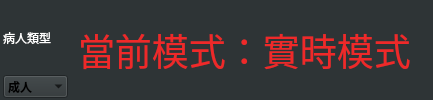
    <widget class="QWidget" name="topWdt" native="true">
     <property name="minimumSize">
      <size>
       <width>0</width>
       <height>50</height>
      </size>
     </property>
     <property name="styleSheet">
      <string notr="true">background-color: rgb(46, 52, 54);</string>
     </property>
     <layout class="QHBoxLayout" name="horizontalLayout" stretch="8,1">
      <property name="spacing">
       <number>1</number>
      </property>
      <property name="leftMargin">
       <number>1</number>
      </property>
      <property name="topMargin">
       <number>1</number>
      </property>
      <property name="rightMargin">
       <number>1</number>
      </property>
      <property name="bottomMargin">
       <number>1</number>
      </property>
      <item>
       <widget class="QWidget" name="widget" native="true">
        <layout class="QHBoxLayout" name="horizontalLayout_3" stretch="1,5">
         <property name="spacing">
          <number>0</number>
         </property>
         <property name="leftMargin">
          <number>0</number>
         </property>
         <property name="topMargin">
          <number>0</number>
         </property>
         <property name="rightMargin">
          <number>0</number>
         </property>
         <property name="bottomMargin">
          <number>0</number>
         </property>
         <item>
          <widget class="QWidget" name="widget_2" native="true">
           <layout class="QVBoxLayout" name="verticalLayout_3" stretch="1,1">
            <property name="spacing">
             <number>1</number>
            </property>
            <property name="leftMargin">
             <number>2</number>
            </property>
            <property name="topMargin">
             <number>1</number>
            </property>
            <property name="rightMargin">
             <number>1</number>
            </property>
            <property name="bottomMargin">
             <number>1</number>
            </property>
            <item alignment="Qt::AlignLeft|Qt::AlignVCenter">
             <widget class="QLabel" name="label">
              <property name="maximumSize">
               <size>
                <width>200</width>
                <height>16777215</height>
               </size>
              </property>
              <property name="palette">
               <palette>
                <active>
                 <colorrole role="WindowText">
                  <brush brushstyle="SolidPattern">
                   <color alpha="255">
                    <red>255</red>
                    <green>255</green>
                    <blue>255</blue>
                   </color>
                  </brush>
                 </colorrole>
                 <colorrole role="Button">
                  <brush brushstyle="SolidPattern">
                   <color alpha="255">
                    <red>46</red>
                    <green>52</green>
                    <blue>54</blue>
                   </color>
                  </brush>
                 </colorrole>
                 <colorrole role="Base">
                  <brush brushstyle="SolidPattern">
                   <color alpha="255">
                    <red>46</red>
                    <green>52</green>
                    <blue>54</blue>
                   </color>
                  </brush>
                 </colorrole>
                 <colorrole role="Window">
                  <brush brushstyle="SolidPattern">
                   <color alpha="255">
                    <red>46</red>
                    <green>52</green>
                    <blue>54</blue>
                   </color>
                  </brush>
                 </colorrole>
                </active>
                <inactive>
                 <colorrole role="WindowText">
                  <brush brushstyle="SolidPattern">
                   <color alpha="255">
                    <red>255</red>
                    <green>255</green>
                    <blue>255</blue>
                   </color>
                  </brush>
                 </colorrole>
                 <colorrole role="Button">
                  <brush brushstyle="SolidPattern">
                   <color alpha="255">
                    <red>46</red>
                    <green>52</green>
                    <blue>54</blue>
                   </color>
                  </brush>
                 </colorrole>
                 <colorrole role="Base">
                  <brush brushstyle="SolidPattern">
                   <color alpha="255">
                    <red>46</red>
                    <green>52</green>
                    <blue>54</blue>
                   </color>
                  </brush>
                 </colorrole>
                 <colorrole role="Window">
                  <brush brushstyle="SolidPattern">
                   <color alpha="255">
                    <red>46</red>
                    <green>52</green>
                    <blue>54</blue>
                   </color>
                  </brush>
                 </colorrole>
                </inactive>
                <disabled>
                 <colorrole role="WindowText">
                  <brush brushstyle="SolidPattern">
                   <color alpha="255">
                    <red>190</red>
                    <green>190</green>
                    <blue>190</blue>
                   </color>
                  </brush>
                 </colorrole>
                 <colorrole role="Button">
                  <brush brushstyle="SolidPattern">
                   <color alpha="255">
                    <red>46</red>
                    <green>52</green>
                    <blue>54</blue>
                   </color>
                  </brush>
                 </colorrole>
                 <colorrole role="Base">
                  <brush brushstyle="SolidPattern">
                   <color alpha="255">
                    <red>46</red>
                    <green>52</green>
                    <blue>54</blue>
                   </color>
                  </brush>
                 </colorrole>
                 <colorrole role="Window">
                  <brush brushstyle="SolidPattern">
                   <color alpha="255">
                    <red>46</red>
                    <green>52</green>
                    <blue>54</blue>
                   </color>
                  </brush>
                 </colorrole>
                </disabled>
               </palette>
              </property>
              <property name="text">
               <string>病人類型</string>
              </property>
             </widget>
            </item>
            <item>
             <widget class="QComboBox" name="comboBox">
              <property name="maximumSize">
               <size>
                <width>200</width>
                <height>16777215</height>
               </size>
              </property>
              <property name="palette">
               <palette>
                <active>
                 <colorrole role="WindowText">
                  <brush brushstyle="SolidPattern">
                   <color alpha="255">
                    <red>255</red>
                    <green>255</green>
                    <blue>255</blue>
                   </color>
                  </brush>
                 </colorrole>
                 <colorrole role="Button">
                  <brush brushstyle="SolidPattern">
                   <color alpha="255">
                    <red>46</red>
                    <green>52</green>
                    <blue>54</blue>
                   </color>
                  </brush>
                 </colorrole>
                 <colorrole role="Text">
                  <brush brushstyle="SolidPattern">
                   <color alpha="255">
                    <red>255</red>
                    <green>255</green>
                    <blue>255</blue>
                   </color>
                  </brush>
                 </colorrole>
                 <colorrole role="Base">
                  <brush brushstyle="SolidPattern">
                   <color alpha="255">
                    <red>46</red>
                    <green>52</green>
                    <blue>54</blue>
                   </color>
                  </brush>
                 </colorrole>
                 <colorrole role="Window">
                  <brush brushstyle="SolidPattern">
                   <color alpha="255">
                    <red>46</red>
                    <green>52</green>
                    <blue>54</blue>
                   </color>
                  </brush>
                 </colorrole>
                </active>
                <inactive>
                 <colorrole role="WindowText">
                  <brush brushstyle="SolidPattern">
                   <color alpha="255">
                    <red>255</red>
                    <green>255</green>
                    <blue>255</blue>
                   </color>
                  </brush>
                 </colorrole>
                 <colorrole role="Button">
                  <brush brushstyle="SolidPattern">
                   <color alpha="255">
                    <red>46</red>
                    <green>52</green>
                    <blue>54</blue>
                   </color>
                  </brush>
                 </colorrole>
                 <colorrole role="Text">
                  <brush brushstyle="SolidPattern">
                   <color alpha="255">
                    <red>255</red>
                    <green>255</green>
                    <blue>255</blue>
                   </color>
                  </brush>
                 </colorrole>
                 <colorrole role="Base">
                  <brush brushstyle="SolidPattern">
                   <color alpha="255">
                    <red>46</red>
                    <green>52</green>
                    <blue>54</blue>
                   </color>
                  </brush>
                 </colorrole>
                 <colorrole role="Window">
                  <brush brushstyle="SolidPattern">
                   <color alpha="255">
                    <red>46</red>
                    <green>52</green>
                    <blue>54</blue>
                   </color>
                  </brush>
                 </colorrole>
                </inactive>
                <disabled>
                 <colorrole role="WindowText">
                  <brush brushstyle="SolidPattern">
                   <color alpha="255">
                    <red>120</red>
                    <green>120</green>
                    <blue>120</blue>
                   </color>
                  </brush>
                 </colorrole>
                 <colorrole role="Button">
                  <brush brushstyle="SolidPattern">
                   <color alpha="255">
                    <red>46</red>
                    <green>52</green>
                    <blue>54</blue>
                   </color>
                  </brush>
                 </colorrole>
                 <colorrole role="Text">
                  <brush brushstyle="SolidPattern">
                   <color alpha="255">
                    <red>120</red>
                    <green>120</green>
                    <blue>120</blue>
                   </color>
                  </brush>
                 </colorrole>
                 <colorrole role="Base">
                  <brush brushstyle="SolidPattern">
                   <color alpha="255">
                    <red>46</red>
                    <green>52</green>
                    <blue>54</blue>
                   </color>
                  </brush>
                 </colorrole>
                 <colorrole role="Window">
                  <brush brushstyle="SolidPattern">
                   <color alpha="255">
                    <red>46</red>
                    <green>52</green>
                    <blue>54</blue>
                   </color>
                  </brush>
                 </colorrole>
                </disabled>
               </palette>
              </property>
              <property name="font">
               <font>
                <family>Ubuntu Condensed</family>
                <weight>75</weight>
                <bold>true</bold>
               </font>
              </property>
              <property name="styleSheet">
               <string notr="true"/>
              </property>
              <property name="frame">
               <bool>false</bool>
              </property>
              <item>
               <property name="text">
                <string>成人</string>
               </property>
              </item>
              <item>
               <property name="text">
                <string>小兒</string>
               </property>
              </item>
              <item>
               <property name="text">
                <string>新生兒</string>
               </property>
              </item>
             </widget>
            </item>
           </layout>
          </widget>
         </item>
         <item>
          <widget class="LTopStatusBarWidget" name="widget_3" native="true">
           <layout class="QHBoxLayout" name="horizontalLayout_9">
            <item alignment="Qt::AlignHCenter">
             <widget class="QLabel" name="modeLabel">
              <property name="palette">
               <palette>
                <active>
                 <colorrole role="WindowText">
                  <brush brushstyle="SolidPattern">
                   <color alpha="255">
                    <red>239</red>
                    <green>41</green>
                    <blue>41</blue>
                   </color>
                  </brush>
                 </colorrole>
                 <colorrole role="Button">
                  <brush brushstyle="SolidPattern">
                   <color alpha="255">
                    <red>46</red>
                    <green>52</green>
                    <blue>54</blue>
                   </color>
                  </brush>
                 </colorrole>
                 <colorrole role="Text">
                  <brush brushstyle="SolidPattern">
                   <color alpha="255">
                    <red>239</red>
                    <green>41</green>
                    <blue>41</blue>
                   </color>
                  </brush>
                 </colorrole>
                 <colorrole role="Base">
                  <brush brushstyle="SolidPattern">
                   <color alpha="255">
                    <red>46</red>
                    <green>52</green>
                    <blue>54</blue>
                   </color>
                  </brush>
                 </colorrole>
                 <colorrole role="Window">
                  <brush brushstyle="SolidPattern">
                   <color alpha="255">
                    <red>46</red>
                    <green>52</green>
                    <blue>54</blue>
                   </color>
                  </brush>
                 </colorrole>
                </active>
                <inactive>
                 <colorrole role="WindowText">
                  <brush brushstyle="SolidPattern">
                   <color alpha="255">
                    <red>239</red>
                    <green>41</green>
                    <blue>41</blue>
                   </color>
                  </brush>
                 </colorrole>
                 <colorrole role="Button">
                  <brush brushstyle="SolidPattern">
                   <color alpha="255">
                    <red>46</red>
                    <green>52</green>
                    <blue>54</blue>
                   </color>
                  </brush>
                 </colorrole>
                 <colorrole role="Text">
                  <brush brushstyle="SolidPattern">
                   <color alpha="255">
                    <red>239</red>
                    <green>41</green>
                    <blue>41</blue>
                   </color>
                  </brush>
                 </colorrole>
                 <colorrole role="Base">
                  <brush brushstyle="SolidPattern">
                   <color alpha="255">
                    <red>46</red>
                    <green>52</green>
                    <blue>54</blue>
                   </color>
                  </brush>
                 </colorrole>
                 <colorrole role="Window">
                  <brush brushstyle="SolidPattern">
                   <color alpha="255">
                    <red>46</red>
                    <green>52</green>
                    <blue>54</blue>
                   </color>
                  </brush>
                 </colorrole>
                </inactive>
                <disabled>
                 <colorrole role="WindowText">
                  <brush brushstyle="SolidPattern">
                   <color alpha="255">
                    <red>190</red>
                    <green>190</green>
                    <blue>190</blue>
                   </color>
                  </brush>
                 </colorrole>
                 <colorrole role="Button">
                  <brush brushstyle="SolidPattern">
                   <color alpha="255">
                    <red>46</red>
                    <green>52</green>
                    <blue>54</blue>
                   </color>
                  </brush>
                 </colorrole>
                 <colorrole role="Text">
                  <brush brushstyle="SolidPattern">
                   <color alpha="255">
                    <red>190</red>
                    <green>190</green>
                    <blue>190</blue>
                   </color>
                  </brush>
                 </colorrole>
                 <colorrole role="Base">
                  <brush brushstyle="SolidPattern">
                   <color alpha="255">
                    <red>46</red>
                    <green>52</green>
                    <blue>54</blue>
                   </color>
                  </brush>
                 </colorrole>
                 <colorrole role="Window">
                  <brush brushstyle="SolidPattern">
                   <color alpha="255">
                    <red>46</red>
                    <green>52</green>
                    <blue>54</blue>
                   </color>
                  </brush>
                 </colorrole>
                </disabled>
               </palette>
              </property>
              <property name="font">
               <font>
                <pointsize>28</pointsize>
               </font>
              </property>
              <property name="text">
               <string>當前模式：實時模式</string>
              </property>
             </widget>
            </item>
           </layout>
          </widget>
         </item>
        </layout>
       </widget>
      </item>
      <item>
       <widget class="QWidget" name="controlwidget" native="true">
        <layout class="QVBoxLayout" name="verticalLayout_2" stretch="1,1">
         <property name="spacing">
          <number>1</number>
         </property>
         <property name="leftMargin">
          <number>1</number>
         </property>
         <property name="topMargin">
          <number>1</number>
         </property>
         <property name="rightMargin">
          <number>1</number>
         </property>
         <property name="bottomMargin">
          <number>1</number>
         </property>
         <item>
          <widget class="LBattery" name="batteryWdt" native="true"/>
         </item>
         <item>
          <widget class="QWidget" name="timeWdt" native="true">
           <layout class="QHBoxLayout" name="horizontalLayout_2">
            <property name="spacing">
             <number>1</number>
            </property>
            <property name="leftMargin">
             <number>1</number>
            </property>
            <property name="topMargin">
             <number>1</number>
            </property>
            <property name="rightMargin">
             <number>1</number>
            </property>
            <property name="bottomMargin">
             <number>1</number>
            </property>
            <item alignment="Qt::AlignHCenter">
             <widget class="QLabel" name="timeLabel">
              <property name="styleSheet">
               <string notr="true">font: 100 11pt &quot;微软雅黑&quot;;
 </string>
              </property>
              <property name="text">
               <string/>
              </property>
             </widget>
            </item>
           </layout>
          </widget>
         </item>
        </layout>
       </widget>
      </item>
     </layout>
    </widget>
